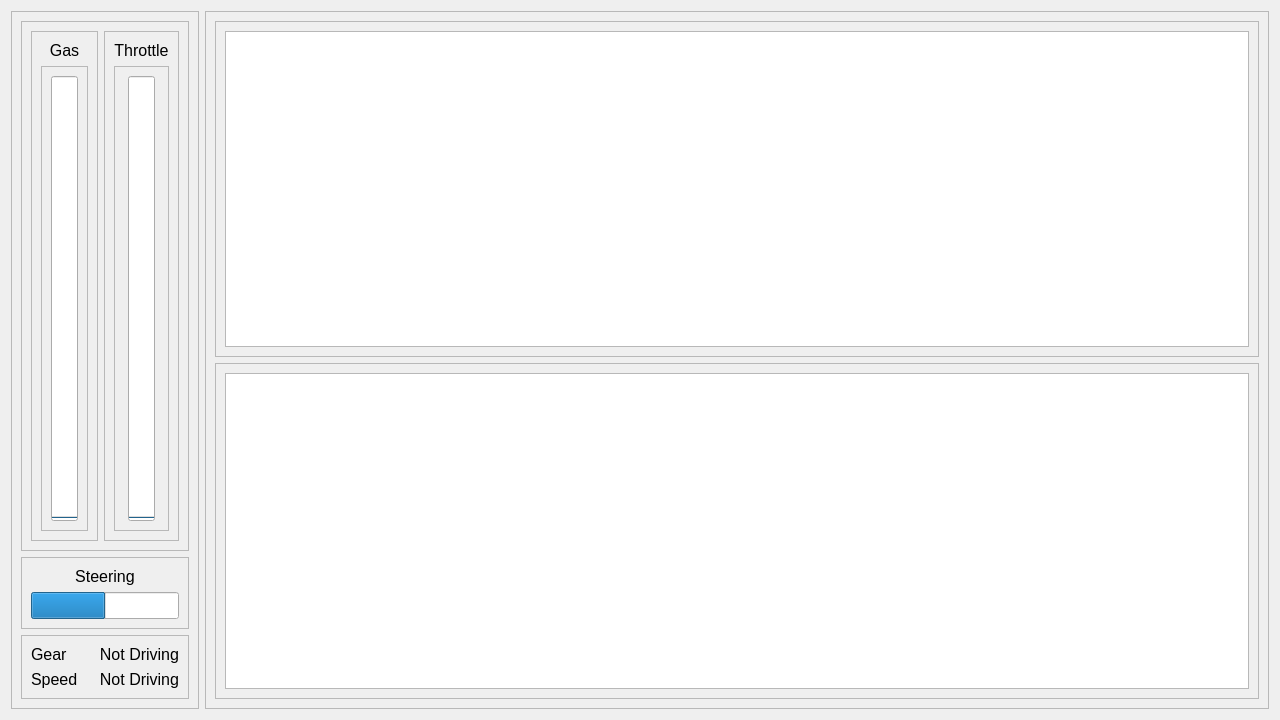
<?xml version="1.0" encoding="UTF-8"?>
<ui version="4.0">
 <class>DriverInput</class>
 <widget class="QWidget" name="DriverInput">
  <property name="geometry">
   <rect>
    <x>0</x>
    <y>0</y>
    <width>1280</width>
    <height>720</height>
   </rect>
  </property>
  <property name="windowTitle">
   <string>DriverInput</string>
  </property>
  <property name="styleSheet">
   <string notr="true">font-size: 16px
</string>
  </property>
  <layout class="QHBoxLayout" name="horizontalLayout_3">
   <item>
    <widget class="QFrame" name="DrverInfoFrame">
     <property name="sizePolicy">
      <sizepolicy hsizetype="Fixed" vsizetype="Expanding">
       <horstretch>0</horstretch>
       <verstretch>0</verstretch>
      </sizepolicy>
     </property>
     <property name="maximumSize">
      <size>
       <width>300</width>
       <height>16777215</height>
      </size>
     </property>
     <property name="frameShape">
      <enum>QFrame::StyledPanel</enum>
     </property>
     <property name="frameShadow">
      <enum>QFrame::Raised</enum>
     </property>
     <layout class="QVBoxLayout" name="verticalLayout_5">
      <item>
       <widget class="QFrame" name="GasAndThrottleFrame">
        <property name="frameShape">
         <enum>QFrame::StyledPanel</enum>
        </property>
        <property name="frameShadow">
         <enum>QFrame::Raised</enum>
        </property>
        <layout class="QHBoxLayout" name="horizontalLayout_4">
         <item>
          <widget class="QFrame" name="GasFrame">
           <property name="frameShape">
            <enum>QFrame::StyledPanel</enum>
           </property>
           <property name="frameShadow">
            <enum>QFrame::Raised</enum>
           </property>
           <layout class="QVBoxLayout" name="verticalLayout_6">
            <item>
             <widget class="QLabel" name="GasLabel">
              <property name="text">
               <string>Gas</string>
              </property>
              <property name="alignment">
               <set>Qt::AlignCenter</set>
              </property>
             </widget>
            </item>
            <item>
             <widget class="QFrame" name="frame_8">
              <property name="frameShape">
               <enum>QFrame::StyledPanel</enum>
              </property>
              <property name="frameShadow">
               <enum>QFrame::Raised</enum>
              </property>
              <layout class="QHBoxLayout" name="horizontalLayout_5">
               <item>
                <widget class="QProgressBar" name="GasProgressBar">
                 <property name="sizePolicy">
                  <sizepolicy hsizetype="Fixed" vsizetype="Expanding">
                   <horstretch>0</horstretch>
                   <verstretch>0</verstretch>
                  </sizepolicy>
                 </property>
                 <property name="value">
                  <number>0</number>
                 </property>
                 <property name="alignment">
                  <set>Qt::AlignJustify|Qt::AlignTop</set>
                 </property>
                 <property name="textVisible">
                  <bool>false</bool>
                 </property>
                 <property name="orientation">
                  <enum>Qt::Vertical</enum>
                 </property>
                </widget>
               </item>
              </layout>
             </widget>
            </item>
           </layout>
          </widget>
         </item>
         <item>
          <widget class="QFrame" name="ThrottleFrame">
           <property name="frameShape">
            <enum>QFrame::StyledPanel</enum>
           </property>
           <property name="frameShadow">
            <enum>QFrame::Raised</enum>
           </property>
           <layout class="QVBoxLayout" name="verticalLayout_7">
            <item>
             <widget class="QLabel" name="ThrottleLabel">
              <property name="text">
               <string>Throttle</string>
              </property>
              <property name="alignment">
               <set>Qt::AlignCenter</set>
              </property>
             </widget>
            </item>
            <item>
             <widget class="QFrame" name="frame_9">
              <property name="frameShape">
               <enum>QFrame::StyledPanel</enum>
              </property>
              <property name="frameShadow">
               <enum>QFrame::Raised</enum>
              </property>
              <layout class="QHBoxLayout" name="horizontalLayout_6">
               <item>
                <widget class="QProgressBar" name="ThrottleProgressBar">
                 <property name="sizePolicy">
                  <sizepolicy hsizetype="Fixed" vsizetype="Expanding">
                   <horstretch>0</horstretch>
                   <verstretch>0</verstretch>
                  </sizepolicy>
                 </property>
                 <property name="value">
                  <number>0</number>
                 </property>
                 <property name="alignment">
                  <set>Qt::AlignJustify|Qt::AlignTop</set>
                 </property>
                 <property name="textVisible">
                  <bool>false</bool>
                 </property>
                 <property name="orientation">
                  <enum>Qt::Vertical</enum>
                 </property>
                </widget>
               </item>
              </layout>
             </widget>
            </item>
           </layout>
          </widget>
         </item>
        </layout>
       </widget>
      </item>
      <item>
       <widget class="QFrame" name="SteeringFrame">
        <property name="sizePolicy">
         <sizepolicy hsizetype="Preferred" vsizetype="Fixed">
          <horstretch>0</horstretch>
          <verstretch>0</verstretch>
         </sizepolicy>
        </property>
        <property name="frameShape">
         <enum>QFrame::StyledPanel</enum>
        </property>
        <property name="frameShadow">
         <enum>QFrame::Raised</enum>
        </property>
        <layout class="QVBoxLayout" name="verticalLayout_8">
         <item>
          <widget class="QLabel" name="SteeringLabel">
           <property name="sizePolicy">
            <sizepolicy hsizetype="Preferred" vsizetype="Fixed">
             <horstretch>0</horstretch>
             <verstretch>0</verstretch>
            </sizepolicy>
           </property>
           <property name="text">
            <string>Steering</string>
           </property>
           <property name="alignment">
            <set>Qt::AlignCenter</set>
           </property>
          </widget>
         </item>
         <item>
          <widget class="QProgressBar" name="SteeringProgressBar">
           <property name="value">
            <number>50</number>
           </property>
           <property name="textVisible">
            <bool>false</bool>
           </property>
          </widget>
         </item>
        </layout>
       </widget>
      </item>
      <item>
       <widget class="QFrame" name="GearAndSpeedFrame">
        <property name="sizePolicy">
         <sizepolicy hsizetype="Preferred" vsizetype="Fixed">
          <horstretch>0</horstretch>
          <verstretch>0</verstretch>
         </sizepolicy>
        </property>
        <property name="frameShape">
         <enum>QFrame::StyledPanel</enum>
        </property>
        <property name="frameShadow">
         <enum>QFrame::Raised</enum>
        </property>
        <layout class="QGridLayout" name="gridLayout">
         <item row="0" column="0">
          <widget class="QLabel" name="GearHintLabel">
           <property name="sizePolicy">
            <sizepolicy hsizetype="Expanding" vsizetype="Expanding">
             <horstretch>0</horstretch>
             <verstretch>0</verstretch>
            </sizepolicy>
           </property>
           <property name="text">
            <string>Gear</string>
           </property>
          </widget>
         </item>
         <item row="0" column="1">
          <widget class="QLabel" name="GearLabel">
           <property name="sizePolicy">
            <sizepolicy hsizetype="Fixed" vsizetype="Expanding">
             <horstretch>0</horstretch>
             <verstretch>0</verstretch>
            </sizepolicy>
           </property>
           <property name="text">
            <string>Not Driving</string>
           </property>
           <property name="alignment">
            <set>Qt::AlignRight|Qt::AlignTrailing|Qt::AlignVCenter</set>
           </property>
          </widget>
         </item>
         <item row="1" column="0">
          <widget class="QLabel" name="SpeedHintLabel">
           <property name="sizePolicy">
            <sizepolicy hsizetype="Preferred" vsizetype="Expanding">
             <horstretch>0</horstretch>
             <verstretch>0</verstretch>
            </sizepolicy>
           </property>
           <property name="text">
            <string>Speed</string>
           </property>
          </widget>
         </item>
         <item row="1" column="1">
          <widget class="QLabel" name="SpeedLabel">
           <property name="sizePolicy">
            <sizepolicy hsizetype="Fixed" vsizetype="Expanding">
             <horstretch>0</horstretch>
             <verstretch>0</verstretch>
            </sizepolicy>
           </property>
           <property name="text">
            <string>Not Driving</string>
           </property>
           <property name="alignment">
            <set>Qt::AlignRight|Qt::AlignTrailing|Qt::AlignVCenter</set>
           </property>
          </widget>
         </item>
        </layout>
       </widget>
      </item>
     </layout>
    </widget>
   </item>
   <item>
    <widget class="QFrame" name="GasAndThrottleChartFrame">
     <property name="frameShape">
      <enum>QFrame::StyledPanel</enum>
     </property>
     <property name="frameShadow">
      <enum>QFrame::Raised</enum>
     </property>
     <layout class="QVBoxLayout" name="verticalLayout">
      <item>
       <widget class="QFrame" name="ThrottleChartFrame">
        <property name="frameShape">
         <enum>QFrame::StyledPanel</enum>
        </property>
        <property name="frameShadow">
         <enum>QFrame::Raised</enum>
        </property>
        <layout class="QHBoxLayout" name="horizontalLayout">
         <item>
          <widget class="QChartView" name="ThrottleChart"/>
         </item>
        </layout>
       </widget>
      </item>
      <item>
       <widget class="QFrame" name="GasChartFrame">
        <property name="frameShape">
         <enum>QFrame::StyledPanel</enum>
        </property>
        <property name="frameShadow">
         <enum>QFrame::Raised</enum>
        </property>
        <layout class="QHBoxLayout" name="horizontalLayout_2">
         <item>
          <widget class="QChartView" name="GasChart"/>
         </item>
        </layout>
       </widget>
      </item>
     </layout>
    </widget>
   </item>
  </layout>
 </widget>
 <customwidgets>
  <customwidget>
   <class>QChartView</class>
   <extends>QGraphicsView</extends>
   <header location="global">QtCharts/QChartView</header>
  </customwidget>
 </customwidgets>
 <resources/>
 <connections/>
</ui>
